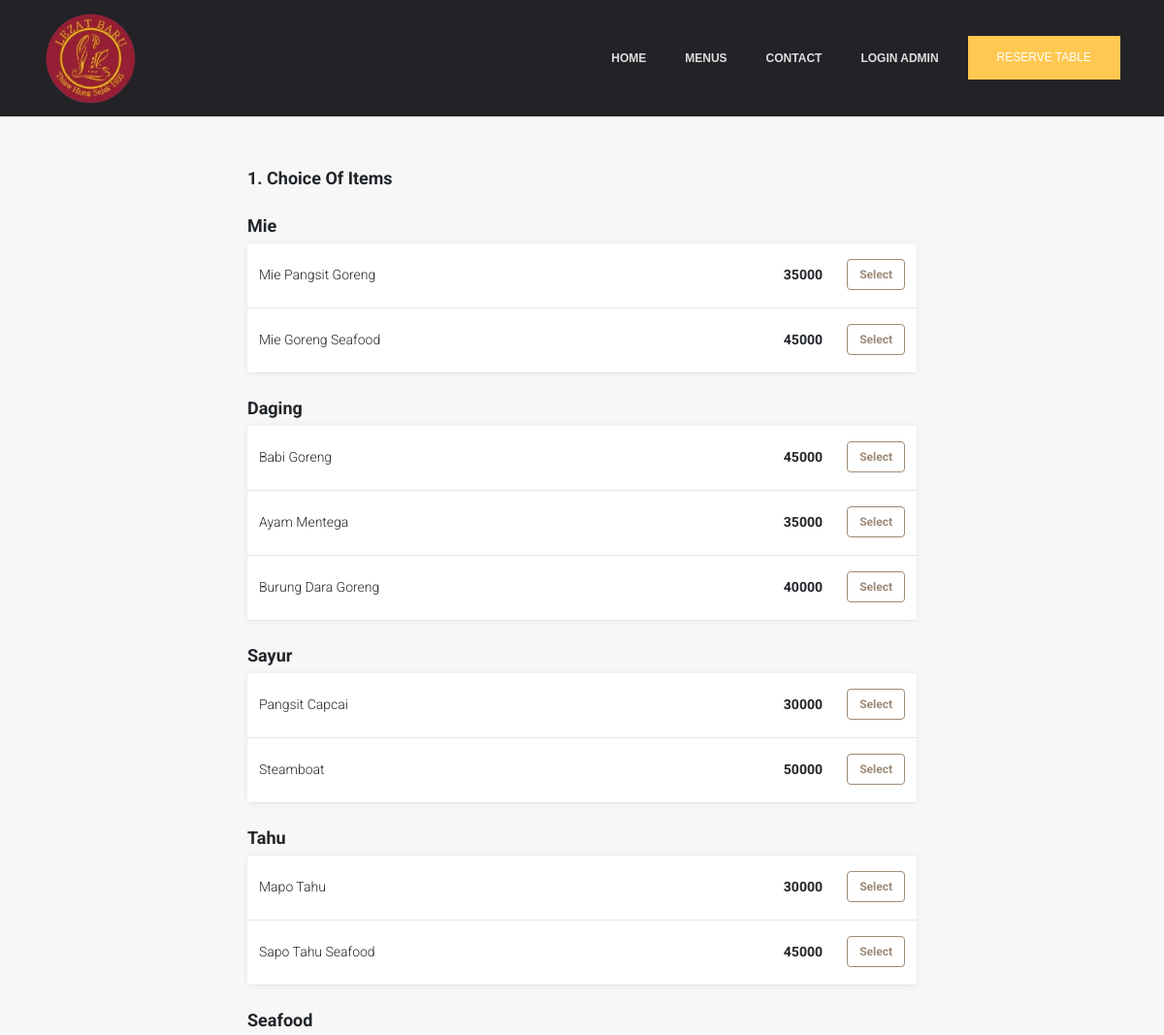
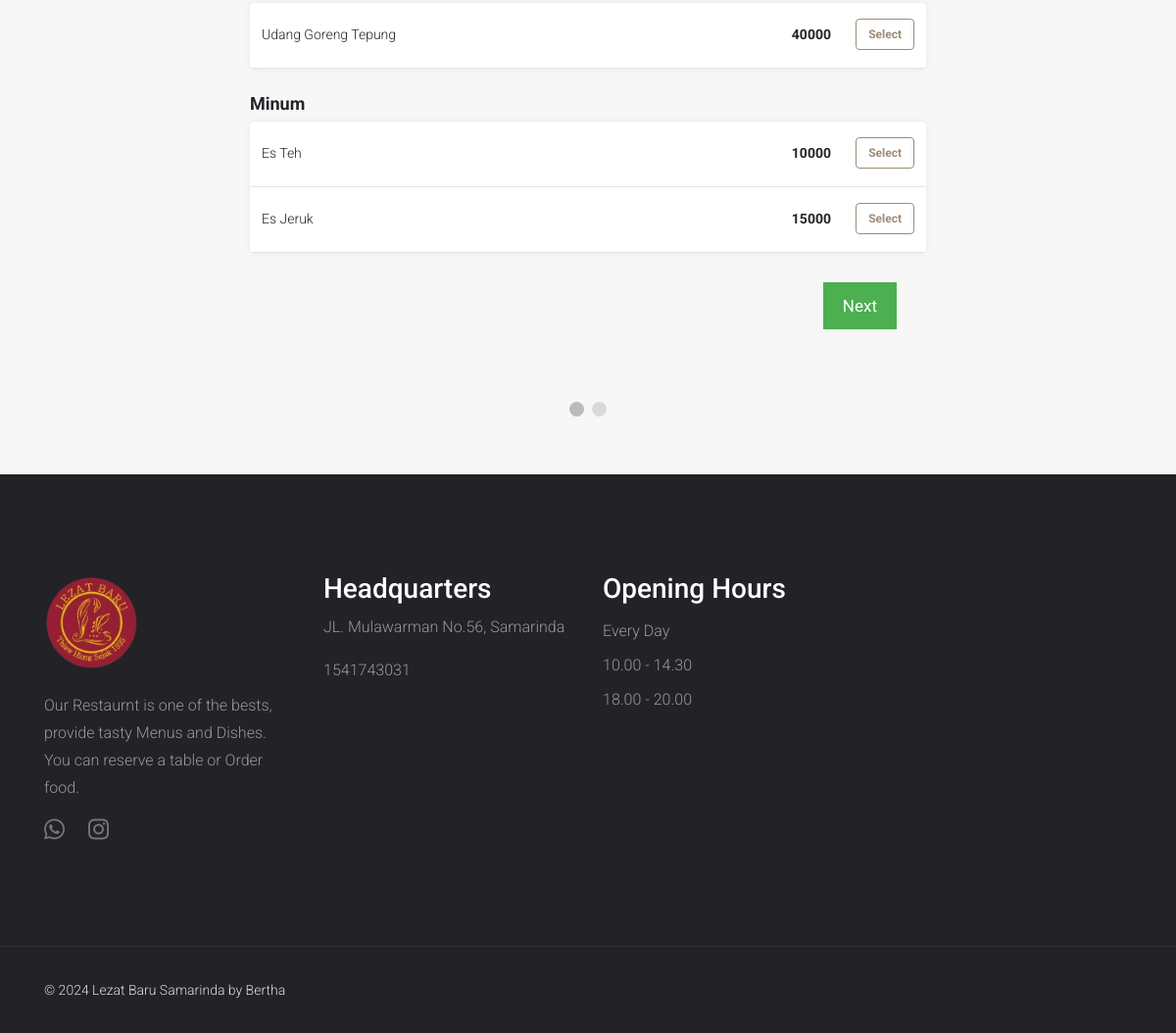
Page /order_food.php on the committed database (2 pictures, top to bottom).
### tables this page shows
CREATE TABLE `menu_categories` (
  `category_id` int(3) NOT NULL,
  `category_name` varchar(50) NOT NULL
);

CREATE TABLE `menus` (
  `menu_id` int(5) NOT NULL,
  `menu_name` varchar(100) NOT NULL,
  `menu_description` varchar(255) NOT NULL,
  `menu_price` int(11) DEFAULT NULL,
  `menu_image` varchar(255) NOT NULL,
  `category_id` int(3) NOT NULL
);

CREATE TABLE `website_settings` (
  `option_id` int(5) NOT NULL,
  `option_name` varchar(255) NOT NULL,
  `option_value` varchar(255) NOT NULL
);

### order_food.php (the view, shortened to what this page needs)
<?php
    include "connect.php";
    include "Includes/templates/header.php";
    include "Includes/templates/navbar.php";
    $stmt_web_settings = $con->prepare("SELECT * FROM website_settings");
    $stmt_web_settings->execute();
    $web_settings = $stmt_web_settings->fetchAll();
    $restaurant_address = "";
    $restaurant_phonenumber = "";
    foreach ($web_settings as $option)
    {
        if($option['option_name'] == 'restaurant_name')
        {
            $restaurant_name = $option['option_value'];
        }
        elseif($option['option_name'] == 'restaurant_phonenumber')
        {
            $restaurant_phonenumber = $option['option_value'];
        }
        elseif($option['option_name'] == 'restaurant_address')
        {
            $restaurant_address = $option['option_value'];
        }
    }
?>
	<section class="order_food_section">
		<form method="post" id="order_food_form" action="order_food.php">
			<div class="select_menus_tab order_food_tab" id="menus_tab">
                <div class="text_header">
                    <span>
                        1. Choice of Items
                    </span>
                </div>
				<div>
					<?php
						$stmt = $con->prepare("Select * from menu_categories");
                    	$stmt->execute();
                    	$menu_categories = $stmt->fetchAll();
                    	foreach($menu_categories as $category)
                    	{
                    		?>
                    			<div class="text_header">
									<span>
										<?php echo $category['category_name']; ?>
									</span>
								</div>
								<div class="items_tab">
				        			<?php
				        				$stmt = $con->prepare("Select * from menus where category_id = ?");
				                    	$stmt->execute(array($category['category_id']));
				                    	$rows = $stmt->fetchAll();
				                    	foreach($rows as $row)
				                    	{
				                        	echo "<div class='itemListElement'>";
				                            	echo "<div class = 'item_details'>";
				                                	echo "<div>";
				                                    	echo $row['menu_name'];
				                                	echo "</div>";
				                                	echo "<div class = 'item_select_part'>";
				                                    	echo "<div class = 'menu_price_field'>";
				    										echo "<span style = 'font-weight: bold;'>";
				                                    			echo $row['menu_price'];
				                                    		echo "</span>";
				                                    	echo "</div>";
				                                    ?>
				                                    	<div class="select_item_bttn">
				                                    		<div class="btn-group-toggle" data-toggle="buttons">
																<label class="menu_label item_label btn btn-secondary">
																	<input type="checkbox"  name="selected_menus[]" value="<?php echo $row['menu_id'] ?>" autocomplete="off">Select
																</label>
															</div>
				                                    	</div>
				                                    <?php
				                                	echo "</div>";
				                            	echo "</div>";
				                        	echo "</div>";
				                    	}
				            		?>
				    			</div>
                    		<?php
                    	}
					?>
				</div>
			</div>
            <div style="overflow:auto;padding: 30px;">
                <div style="float:right;">
                    <button type="button" id="nextBtn" class="next_prev_buttons" onclick="nextPrev(1)">Next</button>
                </div>
            </div>
            <div style="text-align:center;margin-top:40px;">
                <span class="step"></span>
                <span class="step"></span>
            </div>
		</form>
	</section>
    <section class="widget_section" style="background-color: #222227;padding: 100px 0;">
        <div class="container">
            <div class="row">
                <div class="col-lg-3 col-md-6">
                    <div class="footer_widget">
                        <img src="Design/images/logo.png" alt="Restaurant Logo" style="width: 100px;margin-bottom: 20px;">
                        <p>
                            Our Restaurnt is one of the bests, provide tasty Menus and Dishes. You can reserve a table or Order food.
                        </p>
                        <ul class="widget_social">
                            <li><a href="https://api.whatsapp.com/send/?phone=6281253990999&text&type=phone_number&app_absent=0" data-toggle="tooltip" title="Whatsapp"><i class="fab fa-whatsapp fa-2x"></i></a></li>
                            <li><a href="https://www.instagram.com/lezatbaru_smd?igsh=MWcxbDZxdnA4NGY5aQ==" data-toggle="tooltip" title="Instagram"><i class="fab fa-instagram fa-2x"></i></a></li>
                        </ul>
                    </div>
                </div>
                <div class="col-lg-3 col-md-6">
                     <div class="footer_widget">
                        <h3>Headquarters</h3>
                        <p>
                            <?php echo $restaurant_address; ?>
                        </p>
                        <p>
                            <?php echo $restaurant_phonenumber; ?>
                        </p>
                     </div>
                </div>
                <div class="col-lg-3 col-md-6">
                    <div class="footer_widget">
                        <h3>
                            Opening Hours
                        </h3>
                        <ul class="opening_time">
                            <li>Every Day</li>
							<li>10.00 - 14.30</li>
                            <li>18.00 - 20.00</li>
                        </ul>
                    </div>
                </div>
            </div>
        </div>
    </section>
    <?php include "Includes/templates/footer.php"; ?>

### Includes/templates/header.php (shortened to what this page needs)
<!DOCTYPE html>
<html lang="en">
	<head>
		<link rel="stylesheet" type="text/css" href="Design/css/bootstrap.min.css">
		<link rel="stylesheet" type="text/css" href="Design/fonts/css/all.min.css">
		<link rel="stylesheet" type="text/css" href="Design/css/main.css">
		<link rel="stylesheet" type="text/css" href="Design/css/responsive.css">
	</head>
	<body>

### Includes/templates/navbar.php
   <header id="header" class="header-section">
       <div class="container">
           <nav class="navbar">
               <a href="index.php" class="navbar-brand">
                   <img src="Design/images/logo.png" alt="Restaurant Logo" style="width: 100px;">
               </a>
               <div class="d-flex menu-wrap align-items-center">
                   <div class="mainmenu" id="mainmenu">
                       <ul class="nav">
                           <li><a href="index.php#home">HOME</a></li>
                           <li><a href="index.php#menus">MENUS</a></li>
                           <li><a href="index.php#contact">CONTACT</a></li>
                           <li><a href="/restaurant/admin/index.php">LOGIN ADMIN</a></li>
                       </ul>
                   </div>
                   <div class="header-btn" style="margin-left:10px">
                       <a href="table-reservation.php" target="_blank" class="menu-btn">Reserve Table</a>
                   </div>
               </div>
           </nav>
       </div>
   </header>
<div class="header-height" style="height: 120px;"></div>

### Includes/templates/footer.php (shortened to what this page needs)
		<footer class="footer_section">
			<div class="container">
				<div class="row">
					<div class="col-md-6 xs-padding">
						<div class="copyright">
							©
							Lezat Baru Samarinda by Bertha
						</div>
					</div>
				</div>
			</div>
		</footer>
	</body>
</html>

### Design/css/main.css (style rules this page uses)
a, a:hover { text-decoration: none !important; }
ul { display: block; list-style: none; padding: 0; margin: 0; }
html { scroll-behavior: smooth; }
body { font-family: 'Roboto', sans-serif; font-size: 16px; line-height: 28px; font-weight: 300; }
.navbar { border: medium none; -moz-border-radius: 0; -webkit-border-radius: 0; -ms-border-radius: 0; border-radius: 0; margin: 0; position: relative; padding: 0 !important; }
.header-section { transition: all .3s ease-in-out; }
.header-section { background-color:#222227; width:100%; height:120px; z-index:999; position:fixed; left:0; top:0; padding:0; display:flex; align-items:center }
.menu-wrap { position: relative; }
ul.nav>li { position: relative; }
ul.nav>li>a { color: #ddd; font-family: work sans,sans-serif; display: inline-block; vertical-align: middle; padding: 0 20px; letter-spacing: 0; font-size: 12px; font-weight: 600; text-transform: uppercase; line-height: 80px; z-index: 1; transition: 0.5s; }
.header-btn .menu-btn { background-color: #ffc851; font-family: work sans,sans-serif; font-size: 12px; text-transform: uppercase; color: #fff; padding: 0 30px; height: 45px; line-height: 45px; display: block; margin: 0; }
.widget_social { display: block; text-align: left; }
.widget_social li { display: inline-block; }
.widget_social li a { color: #777; font-size: 12px; margin-right: 20px; }
.footer_widget p { color: #999; }
.footer_widget h3 { color: #fff; }
.opening_time li { color: #999; line-height: 35px; }
.footer_section { display: block; background-color: #222227; border-top: 1px solid #333; padding: 30px 0; }
.footer_section .copyright { font-size: 14px; color: #ddd; }

### order_food.php (style rules this page uses)
body { background: #f7f7f7; }
.text_header { margin-bottom: 5px; font-size: 18px; font-weight: bold; line-height: 1.5; margin-top: 22px; text-transform: capitalize; }
.items_tab { border-radius: 4px; background-color: white; overflow: hidden; box-shadow: 0 0 5px 0 rgba(60, 66, 87, 0.04), 0 0 10px 0 rgba(0, 0, 0, 0.04); }
.itemListElement { font-size: 14px; line-height: 1.29; border-bottom: solid 1px #e5e5e5; cursor: pointer; padding: 16px 12px 18px 12px; }
.item_details { width: auto; display: -webkit-box; display: -moz-box; display: -ms-flexbox; display: -webkit-flex; display: flex; flex-direction: row; justify-content: space-between; align-items: center; -webkit-box-orient: horizontal; -webkit-box-direction: normal; -webkit-flex-direction: row; -webkit-box-pack: justify; -webkit-justify-content: space-between; -webkit-box-align: center; -webkit-align-items: center; }
.item_label { color: #9e8a78; border-color: #9e8a78; background: white; font-size: 12px; font-weight: 700; }
.item_select_part { display: flex; -webkit-box-pack: justify; justify-content: space-between; -webkit-box-align: center; align-items: center; flex-shrink: 0; }
.select_item_bttn { width: 55px; display: flex; margin-left: 30px; -webkit-box-pack: end; justify-content: flex-end; }
.menu_price_field { width: auto; display: flex; margin-left: 30px; -webkit-box-align: baseline; align-items: baseline; }
.order_food_section { max-width: 720px; margin: 50px auto; padding: 0px 15px; }
.step { height: 15px; width: 15px; margin: 0 2px; background-color: #bbbbbb; border: none; border-radius: 50%; display: inline-block; opacity: 0.5; }
.step.active { opacity: 1; }
.order_food_tab { display: none; }
.next_prev_buttons { background-color: #4CAF50; color: #ffffff; border: none; padding: 10px 20px; font-size: 17px; cursor: pointer; }

### rows in the picture
menu_categories: category_name "Mie"
menus: menu_name "Mie Pangsit Goreng", menu_price "35000"
menus: menu_name "Mie Goreng Seafood", menu_price "45000"
menu_categories: category_name "Daging"
menus: menu_name "Babi Goreng", menu_price "45000"
menus: menu_name "Ayam Mentega", menu_price "35000"
menus: menu_name "Burung Dara Goreng", menu_price "40000"
menu_categories: category_name "Sayur"
menus: menu_name "Pangsit Capcai", menu_price "30000"
menus: menu_name "Steamboat", menu_price "50000"
menu_categories: category_name "Tahu"
menus: menu_name "Mapo Tahu", menu_price "30000"
menus: menu_name "Sapo Tahu Seafood", menu_price "45000"
menu_categories: category_name "Seafood"
menus: menu_name "Udang Goreng Tepung", menu_price "40000"
menu_categories: category_name "Minum"
menus: menu_name "Es Teh", menu_price "10000"
menus: menu_name "Es Jeruk", menu_price "15000"
website_settings: option_value "JL. Mulawarman No.56, Samarinda"
website_settings: option_value "1541743031"
